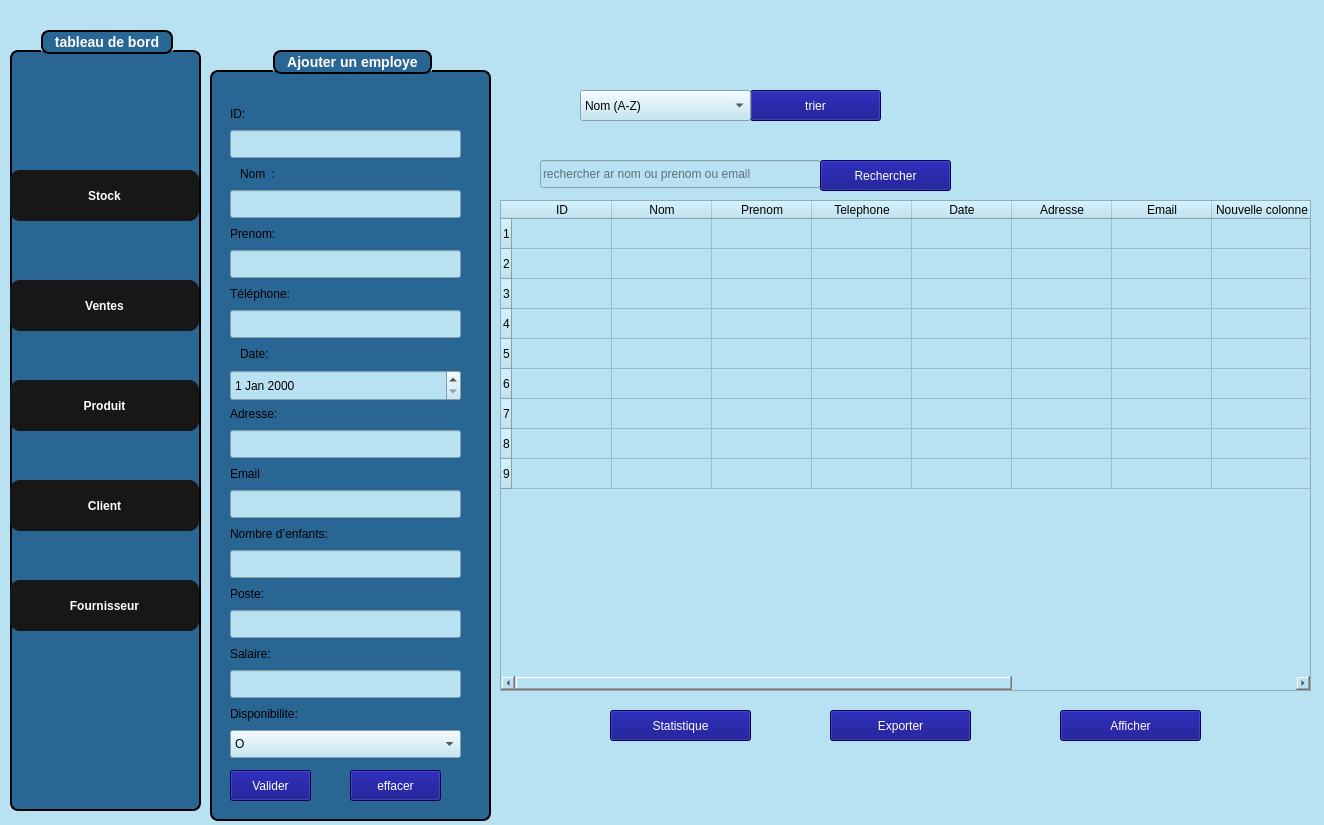
<?xml version="1.0" encoding="UTF-8"?>
<ui version="4.0">
 <class>gestionemploye00</class>
 <widget class="QWidget" name="gestionemploye00">
  <property name="geometry">
   <rect>
    <x>0</x>
    <y>0</y>
    <width>1324</width>
    <height>825</height>
   </rect>
  </property>
  <property name="windowTitle">
   <string>gestionemploye00</string>
  </property>
  <property name="styleSheet">
   <string notr="true">background-color: rgb(184, 226, 242);</string>
  </property>
  <widget class="QLabel" name="logoLabel">
   <property name="geometry">
    <rect>
     <x>1050</x>
     <y>20</y>
     <width>80</width>
     <height>80</height>
    </rect>
   </property>
   <property name="minimumSize">
    <size>
     <width>60</width>
     <height>60</height>
    </size>
   </property>
   <property name="maximumSize">
    <size>
     <width>80</width>
     <height>80</height>
    </size>
   </property>
   <property name="text">
    <string/>
   </property>
   <property name="pixmap">
    <pixmap resource="resources.qrc">:/images/logof.jpg</pixmap>
   </property>
   <property name="scaledContents">
    <bool>true</bool>
   </property>
   <property name="alignment">
    <set>Qt::AlignmentFlag::AlignCenter</set>
   </property>
  </widget>
  <widget class="QLineEdit" name="lineEdit_12">
   <property name="geometry">
    <rect>
     <x>540</x>
     <y>160</y>
     <width>281</width>
     <height>28</height>
    </rect>
   </property>
   <property name="styleSheet">
    <string notr="true">color: rgb(0, 0, 0);</string>
   </property>
   <property name="text">
    <string/>
   </property>
   <property name="placeholderText">
    <string>rechercher ar nom ou prenom ou email</string>
   </property>
  </widget>
  <widget class="QPushButton" name="pushButton_4">
   <property name="geometry">
    <rect>
     <x>820</x>
     <y>160</y>
     <width>131</width>
     <height>31</height>
    </rect>
   </property>
   <property name="styleSheet">
    <string notr="true">background-color: rgb(0, 0, 127);
color:white;</string>
   </property>
   <property name="text">
    <string>Rechercher</string>
   </property>
  </widget>
  <widget class="QTableWidget" name="tableWidget">
   <property name="geometry">
    <rect>
     <x>500</x>
     <y>200</y>
     <width>811</width>
     <height>491</height>
    </rect>
   </property>
   <property name="styleSheet">
    <string notr="true">color: rgb(0, 0, 0);</string>
   </property>
   <row/>
   <row/>
   <row/>
   <row/>
   <row/>
   <row/>
   <row/>
   <row/>
   <row/>
   <column>
    <property name="text">
     <string>ID</string>
    </property>
   </column>
   <column>
    <property name="text">
     <string>Nom</string>
    </property>
   </column>
   <column>
    <property name="text">
     <string>Prenom</string>
    </property>
   </column>
   <column>
    <property name="text">
     <string>Telephone</string>
    </property>
   </column>
   <column>
    <property name="text">
     <string>Date</string>
    </property>
   </column>
   <column>
    <property name="text">
     <string>Adresse</string>
    </property>
   </column>
   <column>
    <property name="text">
     <string>Email</string>
    </property>
   </column>
   <column>
    <property name="text">
     <string>Nouvelle colonne</string>
    </property>
   </column>
   <column>
    <property name="text">
     <string>Poste</string>
    </property>
   </column>
   <column>
    <property name="text">
     <string>Nouvelle colonne</string>
    </property>
   </column>
   <column>
    <property name="text">
     <string>Disponibilite</string>
    </property>
   </column>
  </widget>
  <widget class="QPushButton" name="pushButton_3">
   <property name="geometry">
    <rect>
     <x>1060</x>
     <y>710</y>
     <width>141</width>
     <height>31</height>
    </rect>
   </property>
   <property name="styleSheet">
    <string notr="true">background-color: rgb(0, 0, 127);
color:white;</string>
   </property>
   <property name="text">
    <string>Afficher</string>
   </property>
  </widget>
  <widget class="QPushButton" name="pushButton_5">
   <property name="geometry">
    <rect>
     <x>750</x>
     <y>90</y>
     <width>131</width>
     <height>31</height>
    </rect>
   </property>
   <property name="styleSheet">
    <string notr="true">background-color: rgb(0, 0, 127);
color:white;</string>
   </property>
   <property name="text">
    <string>trier</string>
   </property>
  </widget>
  <widget class="QPushButton" name="pushButton_6">
   <property name="geometry">
    <rect>
     <x>610</x>
     <y>710</y>
     <width>141</width>
     <height>31</height>
    </rect>
   </property>
   <property name="styleSheet">
    <string notr="true">background-color: rgb(0, 0, 127);
color:white;</string>
   </property>
   <property name="text">
    <string>Statistique</string>
   </property>
  </widget>
  <widget class="QPushButton" name="pushButton_10">
   <property name="geometry">
    <rect>
     <x>830</x>
     <y>710</y>
     <width>141</width>
     <height>31</height>
    </rect>
   </property>
   <property name="styleSheet">
    <string notr="true">background-color: rgb(0, 0, 127);
color:white;</string>
   </property>
   <property name="text">
    <string>Exporter</string>
   </property>
  </widget>
  <widget class="QGroupBox" name="groupBox">
   <property name="geometry">
    <rect>
     <x>210</x>
     <y>50</y>
     <width>281</width>
     <height>771</height>
    </rect>
   </property>
   <property name="styleSheet">
    <string notr="true">QGroupBox {
    background-color: rgb(41, 102, 148);   /* blue background */
    border: 2px solid black;               /* black border, 2px wide */
    border-radius: 8px;                    /* rounded corners */
    margin-top: 20px;                      /* space for the title */
    color: white;                          /* title text color */
    font-weight: bold;
    font-size: 14px;
}

QGroupBox::title {
 border: 2px solid black;               /* black border, 2px wide */
    border-radius: 8px;     
background-color: rgb(41, 102, 148);
    subcontrol-origin: margin;
    subcontrol-position: top center;       /* title centered */
    padding: 2px 10px;
}
</string>
   </property>
   <property name="title">
    <string>Ajouter un employe</string>
   </property>
   <widget class="QLabel" name="label_3">
    <property name="geometry">
     <rect>
      <x>20</x>
      <y>50</y>
      <width>72</width>
      <height>28</height>
     </rect>
    </property>
    <property name="styleSheet">
     <string notr="true">background-color: rgb(41, 102, 148);</string>
    </property>
    <property name="text">
     <string>ID:</string>
    </property>
   </widget>
   <widget class="QLineEdit" name="lineEdit">
    <property name="geometry">
     <rect>
      <x>20</x>
      <y>80</y>
      <width>231</width>
      <height>28</height>
     </rect>
    </property>
   </widget>
   <widget class="QLabel" name="label_4">
    <property name="geometry">
     <rect>
      <x>30</x>
      <y>110</y>
      <width>51</width>
      <height>28</height>
     </rect>
    </property>
    <property name="styleSheet">
     <string notr="true">background-color: rgb(41, 102, 148);</string>
    </property>
    <property name="text">
     <string>Nom  :</string>
    </property>
   </widget>
   <widget class="QLineEdit" name="lineEdit_5">
    <property name="geometry">
     <rect>
      <x>20</x>
      <y>140</y>
      <width>231</width>
      <height>28</height>
     </rect>
    </property>
   </widget>
   <widget class="QLabel" name="label_2">
    <property name="geometry">
     <rect>
      <x>20</x>
      <y>170</y>
      <width>55</width>
      <height>28</height>
     </rect>
    </property>
    <property name="styleSheet">
     <string notr="true">background-color: rgb(41, 102, 148);</string>
    </property>
    <property name="text">
     <string>Prenom:</string>
    </property>
   </widget>
   <widget class="QLineEdit" name="lineEdit_3">
    <property name="geometry">
     <rect>
      <x>20</x>
      <y>200</y>
      <width>231</width>
      <height>28</height>
     </rect>
    </property>
   </widget>
   <widget class="QLabel" name="label">
    <property name="geometry">
     <rect>
      <x>20</x>
      <y>230</y>
      <width>72</width>
      <height>28</height>
     </rect>
    </property>
    <property name="styleSheet">
     <string notr="true">background-color: rgb(41, 102, 148);</string>
    </property>
    <property name="text">
     <string>Téléphone:</string>
    </property>
   </widget>
   <widget class="QDateEdit" name="dateEdit">
    <property name="geometry">
     <rect>
      <x>20</x>
      <y>320</y>
      <width>231</width>
      <height>31</height>
     </rect>
    </property>
    <property name="styleSheet">
     <string notr="true">color: rgb(0, 0, 0);</string>
    </property>
   </widget>
   <widget class="QLineEdit" name="lineEdit_6">
    <property name="geometry">
     <rect>
      <x>20</x>
      <y>260</y>
      <width>231</width>
      <height>28</height>
     </rect>
    </property>
   </widget>
   <widget class="QLabel" name="label_6">
    <property name="geometry">
     <rect>
      <x>30</x>
      <y>290</y>
      <width>41</width>
      <height>28</height>
     </rect>
    </property>
    <property name="styleSheet">
     <string notr="true">background-color: rgb(41, 102, 148);</string>
    </property>
    <property name="text">
     <string>Date:</string>
    </property>
   </widget>
   <widget class="QLabel" name="label_7">
    <property name="geometry">
     <rect>
      <x>20</x>
      <y>350</y>
      <width>55</width>
      <height>28</height>
     </rect>
    </property>
    <property name="styleSheet">
     <string notr="true">background-color: rgb(41, 102, 148);</string>
    </property>
    <property name="text">
     <string>Adresse:</string>
    </property>
   </widget>
   <widget class="QLineEdit" name="lineEdit_7">
    <property name="geometry">
     <rect>
      <x>20</x>
      <y>380</y>
      <width>231</width>
      <height>28</height>
     </rect>
    </property>
   </widget>
   <widget class="QLabel" name="label_5">
    <property name="geometry">
     <rect>
      <x>20</x>
      <y>410</y>
      <width>48</width>
      <height>28</height>
     </rect>
    </property>
    <property name="styleSheet">
     <string notr="true">background-color: rgb(41, 102, 148);</string>
    </property>
    <property name="text">
     <string>Email</string>
    </property>
   </widget>
   <widget class="QLineEdit" name="lineEdit_4">
    <property name="geometry">
     <rect>
      <x>20</x>
      <y>440</y>
      <width>231</width>
      <height>28</height>
     </rect>
    </property>
   </widget>
   <widget class="QLabel" name="label_8">
    <property name="geometry">
     <rect>
      <x>20</x>
      <y>470</y>
      <width>122</width>
      <height>28</height>
     </rect>
    </property>
    <property name="styleSheet">
     <string notr="true">background-color: rgb(41, 102, 148);</string>
    </property>
    <property name="text">
     <string>Nombre d’enfants:</string>
    </property>
   </widget>
   <widget class="QLineEdit" name="lineEdit_8">
    <property name="geometry">
     <rect>
      <x>20</x>
      <y>500</y>
      <width>231</width>
      <height>28</height>
     </rect>
    </property>
   </widget>
   <widget class="QLabel" name="label_9">
    <property name="geometry">
     <rect>
      <x>20</x>
      <y>530</y>
      <width>38</width>
      <height>28</height>
     </rect>
    </property>
    <property name="styleSheet">
     <string notr="true">background-color: rgb(41, 102, 148);</string>
    </property>
    <property name="text">
     <string>Poste:</string>
    </property>
   </widget>
   <widget class="QLineEdit" name="lineEdit_9">
    <property name="geometry">
     <rect>
      <x>20</x>
      <y>560</y>
      <width>231</width>
      <height>28</height>
     </rect>
    </property>
   </widget>
   <widget class="QLabel" name="label_10">
    <property name="geometry">
     <rect>
      <x>20</x>
      <y>590</y>
      <width>48</width>
      <height>28</height>
     </rect>
    </property>
    <property name="styleSheet">
     <string notr="true">background-color: rgb(41, 102, 148);</string>
    </property>
    <property name="text">
     <string>Salaire:</string>
    </property>
   </widget>
   <widget class="QLineEdit" name="lineEdit_10">
    <property name="geometry">
     <rect>
      <x>20</x>
      <y>620</y>
      <width>231</width>
      <height>28</height>
     </rect>
    </property>
   </widget>
   <widget class="QLabel" name="label_12">
    <property name="geometry">
     <rect>
      <x>20</x>
      <y>650</y>
      <width>88</width>
      <height>28</height>
     </rect>
    </property>
    <property name="styleSheet">
     <string notr="true">background-color: rgb(41, 102, 148);</string>
    </property>
    <property name="text">
     <string>Disponibilite:</string>
    </property>
   </widget>
   <widget class="QComboBox" name="comboBox_disponibilite">
    <property name="geometry">
     <rect>
      <x>20</x>
      <y>680</y>
      <width>231</width>
      <height>28</height>
     </rect>
    </property>
    <item>
     <property name="text">
      <string>O</string>
     </property>
    </item>
    <item>
     <property name="text">
      <string>N</string>
     </property>
    </item>
   </widget>
   <widget class="QPushButton" name="pushButton_12">
    <property name="geometry">
     <rect>
      <x>140</x>
      <y>720</y>
      <width>91</width>
      <height>31</height>
     </rect>
    </property>
    <property name="styleSheet">
     <string notr="true">background-color: rgb(0, 0, 127);
color:white;</string>
    </property>
    <property name="text">
     <string>effacer</string>
    </property>
   </widget>
   <widget class="QPushButton" name="pushButton_13">
    <property name="geometry">
     <rect>
      <x>20</x>
      <y>720</y>
      <width>81</width>
      <height>31</height>
     </rect>
    </property>
    <property name="styleSheet">
     <string notr="true">background-color: rgb(0, 0, 127);
color:white;</string>
    </property>
    <property name="text">
     <string>Valider</string>
    </property>
   </widget>
  </widget>
  <widget class="QGroupBox" name="groupBox_2">
   <property name="geometry">
    <rect>
     <x>10</x>
     <y>30</y>
     <width>191</width>
     <height>781</height>
    </rect>
   </property>
   <property name="styleSheet">
    <string notr="true">QGroupBox {
    background-color: rgb(41, 102, 148);   /* blue background */
    border: 2px solid black;               /* black border, 2px wide */
    border-radius: 8px;                    /* rounded corners */
    margin-top: 20px;                      /* space for the title */
    color: white;                          /* title text color */
    font-weight: bold;
    font-size: 14px;
}

QGroupBox::title {
 border: 2px solid black;               /* black border, 2px wide */
    border-radius: 8px;     
background-color: rgb(41, 102, 148);
    subcontrol-origin: margin;
    subcontrol-position: top center;       /* title centered */
    padding: 2px 10px;
}</string>
   </property>
   <property name="title">
    <string>tableau de bord</string>
   </property>
   <widget class="QPushButton" name="pushButton_7">
    <property name="geometry">
     <rect>
      <x>0</x>
      <y>350</y>
      <width>189</width>
      <height>51</height>
     </rect>
    </property>
    <property name="styleSheet">
     <string notr="true">#pushButton_7 {
    font-family: Arial, Helvetica, sans-serif;
    font-weight: bold;
    color: white;
    background-color: #171717;
    padding: 10px 20px;
    border: none;
    border-radius: 10px;
}

#pushButton_7:hover {
    background-color: #0c66ed; /* hover effect */
}

#pushButton_7:pressed {
    background-color: #094bb0; /* pressed effect */
}</string>
    </property>
    <property name="text">
     <string>Produit</string>
    </property>
   </widget>
   <widget class="QPushButton" name="pushButton_8">
    <property name="geometry">
     <rect>
      <x>0</x>
      <y>250</y>
      <width>189</width>
      <height>51</height>
     </rect>
    </property>
    <property name="styleSheet">
     <string notr="true">#pushButton_8 {
    font-family: Arial, Helvetica, sans-serif;
    font-weight: bold;
    color: white;
    background-color: #171717;
    padding: 10px 20px;
    border: none;
    border-radius: 10px;
}

#pushButton_8:hover {
    background-color: #0c66ed; /* hover effect */
}

#pushButton86:pressed {
    background-color: #094bb0; /* pressed effect */
}</string>
    </property>
    <property name="text">
     <string>Ventes</string>
    </property>
   </widget>
   <widget class="QPushButton" name="pushButton_9">
    <property name="geometry">
     <rect>
      <x>0</x>
      <y>450</y>
      <width>189</width>
      <height>51</height>
     </rect>
    </property>
    <property name="styleSheet">
     <string notr="true">#pushButton_9 {
    font-family: Arial, Helvetica, sans-serif;
    font-weight: bold;
    color: white;
    background-color: #171717;
    padding: 10px 20px;
    border: none;
    border-radius: 10px;
}

#pushButton_9:hover {
    background-color: #0c66ed; /* hover effect */
}

#pushButton_9:pressed {
    background-color: #094bb0; /* pressed effect */
}</string>
    </property>
    <property name="text">
     <string>Client</string>
    </property>
   </widget>
   <widget class="QPushButton" name="pushButton_11">
    <property name="geometry">
     <rect>
      <x>0</x>
      <y>550</y>
      <width>189</width>
      <height>51</height>
     </rect>
    </property>
    <property name="styleSheet">
     <string notr="true">#pushButton_11 {
    font-family: Arial, Helvetica, sans-serif;
    font-weight: bold;
    color: white;
    background-color: #171717;
    padding: 10px 20px;
    border: none;
    border-radius: 10px;
}

#pushButton_11:hover {
    background-color: #0c66ed; /* hover effect */
}

#pushButton_11:pressed {
    background-color: #094bb0; /* pressed effect */
}</string>
    </property>
    <property name="text">
     <string>Fournisseur</string>
    </property>
   </widget>
   <widget class="QPushButton" name="pushButton_14">
    <property name="geometry">
     <rect>
      <x>0</x>
      <y>140</y>
      <width>189</width>
      <height>51</height>
     </rect>
    </property>
    <property name="styleSheet">
     <string notr="true">#pushButton_14 {
    font-family: Arial, Helvetica, sans-serif;
    font-weight: bold;
    color: white;
    background-color: #171717;
    padding: 10px 20px;
    border: none;
    border-radius: 10px;
}

#pushButton_14:hover {
    background-color: #0c66ed; /* hover effect */
}

#pushButton14:pressed {
    background-color: #094bb0; /* pressed effect */
}</string>
    </property>
    <property name="text">
     <string>Stock</string>
    </property>
   </widget>
  </widget>
  <widget class="QComboBox" name="comboBox_tri">
   <property name="geometry">
    <rect>
     <x>580</x>
     <y>90</y>
     <width>171</width>
     <height>31</height>
    </rect>
   </property>
   <item>
    <property name="text">
     <string>Nom (A-Z)</string>
    </property>
   </item>
   <item>
    <property name="text">
     <string>Salaire (desc)</string>
    </property>
   </item>
  </widget>
 </widget>
 <resources>
  <include location="resources.qrc"/>
 </resources>
 <connections/>
</ui>
